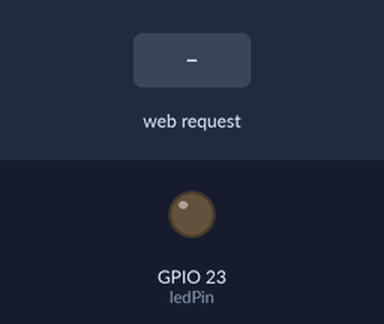
The sketch below on a simulated ESP32. Parts: output pins drawn as LEDs (lit = HIGH). The inputs (shaded band) are chosen by the test bench. WiFi joins after 1.5 s; servers stay silent unless stated; what the sketch prints to the serial monitor is not drawn.

Above: at 2.7 s.
2.8 s: HTTP request GET /on received
At 4.0 s:
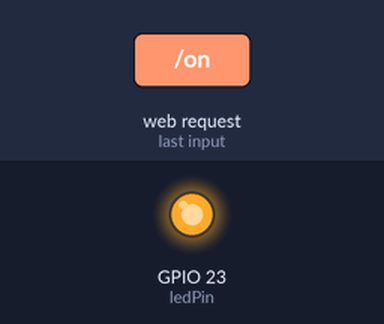
4.3 s: HTTP request GET /off received
At 5.2 s:
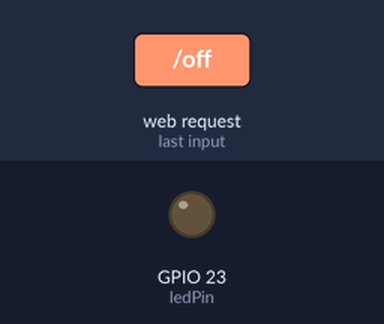
Timing chart, 0 to 7.3 s (numbered marks = the images above; inputs shaded):
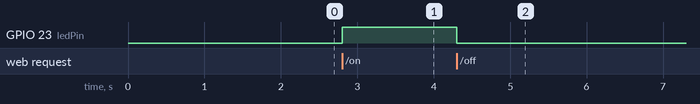

The sketch:

LedToggle.ino
```cpp
#include <WiFi.h>
#include <WebServer.h>

// Replace with your network credentials
const char* ssid = "your_wifi_ssid";     // Your WiFi SSID
const char* password = "your_wifi_password"; // Your WiFi Password

// Create an instance of the WebServer
WebServer server(80);

// LED pin
const int ledPin = 23; // Change this to the GPIO pin you're using

// Function to handle the root URL
void handleRoot() {
  server.send(200, "text/html", "<h1>ESP32 Web Server</h1>"
                                  "<p><a href=\"/on\">Turn ON</a></p>"
                                  "<p><a href=\"/off\">Turn OFF</a></p>");
}

// Function to turn the LED on
void handleLedOn() {
  digitalWrite(ledPin, HIGH); // Turn LED ON
  server.send(200, "text/html", "<h1>LED is ON</h1><p><a href=\"/\">Go Back</a></p>");
}

// Function to turn the LED off
void handleLedOff() {
  digitalWrite(ledPin, LOW); // Turn LED OFF
  server.send(200, "text/html", "<h1>LED is OFF</h1><p><a href=\"/\">Go Back</a></p>");
}

void setup() {
  // Initialize serial communication for debugging
  Serial.begin(115200);

  // Set LED pin as output
  pinMode(ledPin, OUTPUT);

  // Connect to Wi-Fi
  WiFi.begin(ssid, password);
  Serial.print("Connecting to WiFi");
  while (WiFi.status() != WL_CONNECTED) {
    delay(500);
    Serial.print(".");
  }
  Serial.println(" connected!");

  // Start the web server
  server.on("/", handleRoot); // Handle root URL
  server.on("/on", handleLedOn); // Handle LED ON request
  server.on("/off", handleLedOff); // Handle LED OFF request
  server.begin();
  Serial.println("HTTP server started");
}

void loop() {
  server.handleClient(); // Handle incoming client requests
}
```

Measured:
- after the input at 2.8 s, GPIO 23 (ledPin): LOW → HIGH at once
- after the input at 4.3 s, GPIO 23 (ledPin): HIGH → LOW at once
